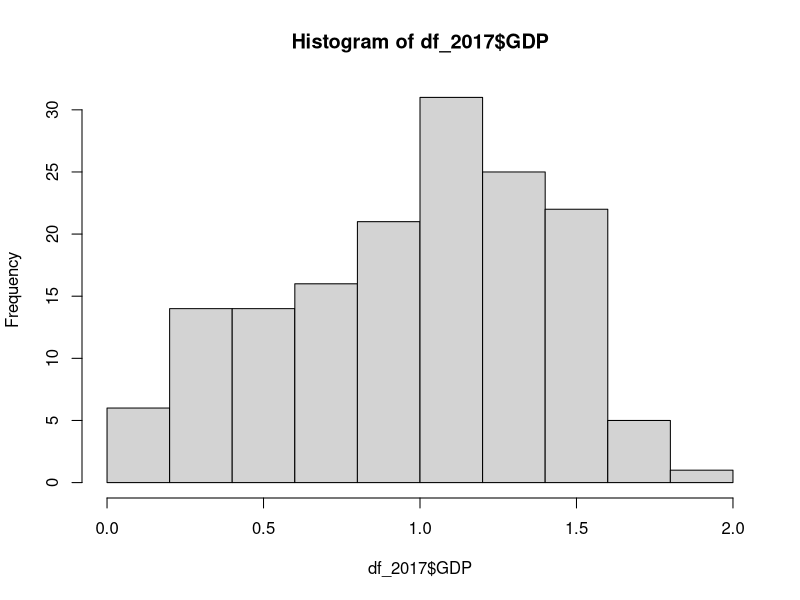
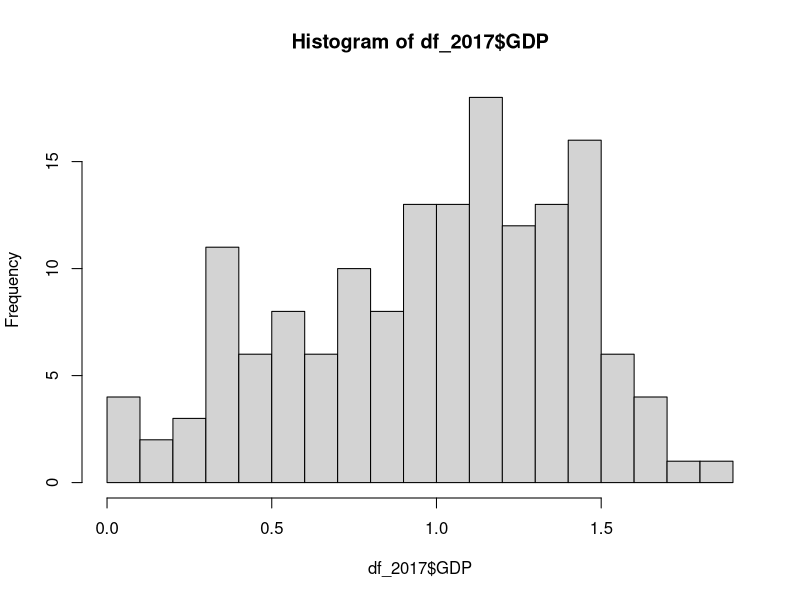
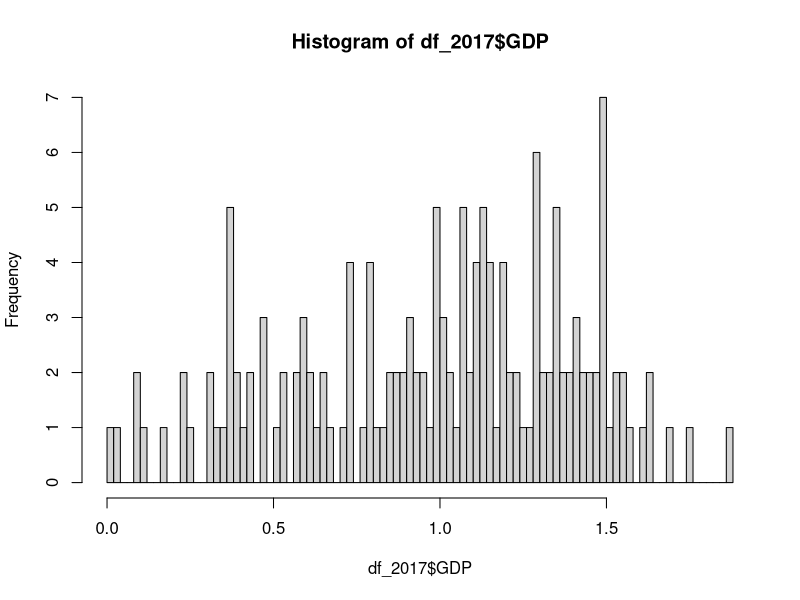
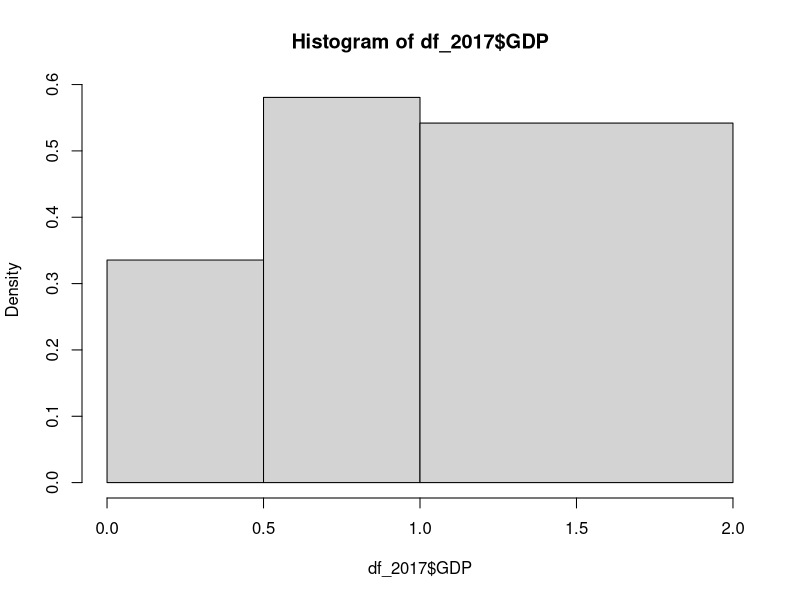
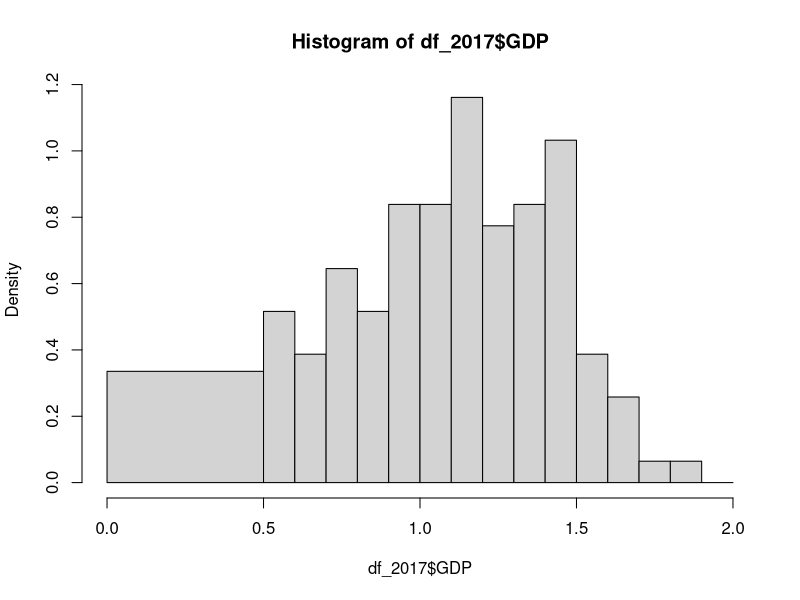
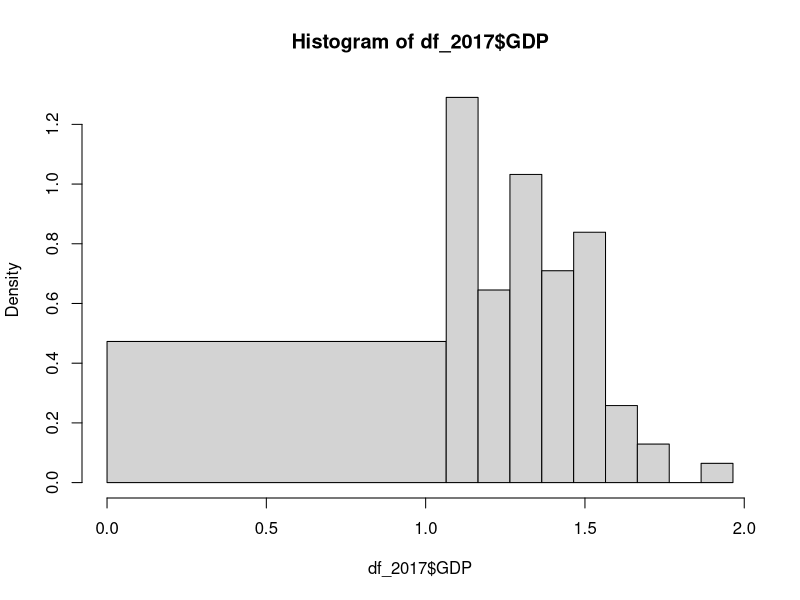
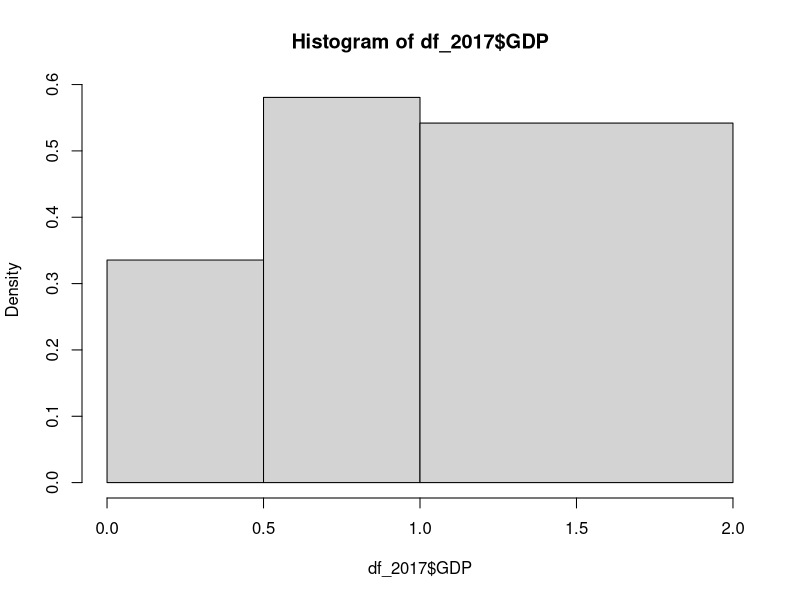
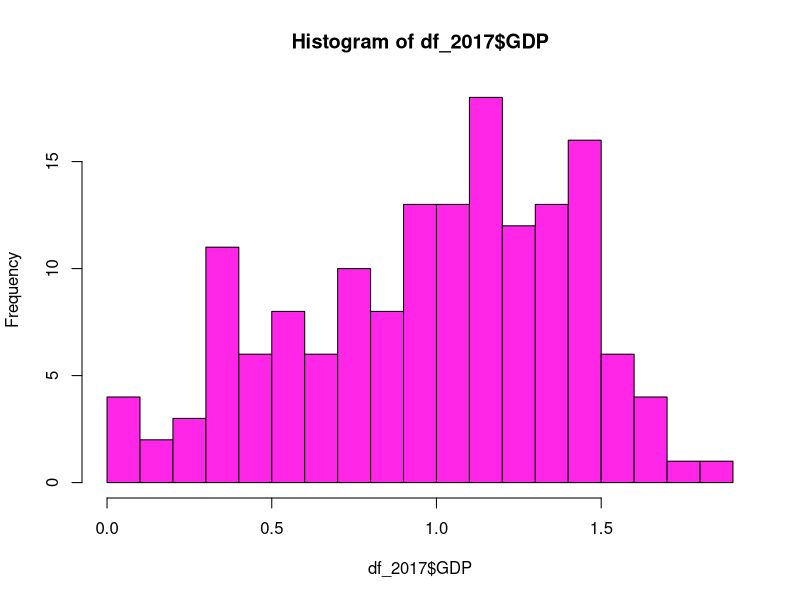

Generate these figures, in order, with R:
# Exploratory graphs
df_happiness <- read.table ("data/world-happinness/world-happiness.csv",
                            header=TRUE, sep=",")
table(df_happiness$country)
## Load the world happiness dataset
# select only year 2017 and save it to df_2017
df_2017 <- df_happiness[df_happiness$year == 2017, ]
df_2017$X <- NULL

summary(df_2017)
str(df_2017)
head(df_2017)

table(df_2017$country)

# Historam ------
hist(df_2017$GDP)


# Defining breaks
hist(df_2017$GDP, breaks = 25)
hist(df_2017$GDP, breaks = 100)

# Specificing custom breaks
breaks <- c(0,0.5,1,2)
hist(df_2017$GDP, breaks = breaks)

hist_break <- c(0, seq(from = 0.5, to = 2.0, by = 0.1))
hist(df_2017$GDP, breaks = hist_break)

hist_breaks <- c(0, seq(median(df_2017$GDP), 2.0, by = 0.1))
hist(df_2017$GDP, breaks = hist_breaks)


hist_breaks <- c(0, 0.5, 1, 2)
hist(df_2017$GDP, breaks = hist_breaks)

# Colors
hist(df_2017$GDP, breaks = 25, col = "#FF26E8")
hist(df_2017$GDP, breaks = 25,
     col = "#FF26E8",
     border = "#6BFF62")

# plot corruption
# select appropriate break number
# select appropriate color for corruption histogram
hist(df_2017$corruption, breaks=15, col="red", border="white")
hist(df_2017$corruption, breaks = 35,
     col = "#D13E3E",
     border = "#AFA7A7")
hist(df_2017$social_support, breaks=35, col="white", border="purple",
     main ="Social Support")


df_2017$country[df_2017$corruption < .05]

# Changing axis labels
hist(df_2017$corruption, breaks=15, col="red",
     border="white", main = "Histogram of corruption",
     xlab = "How much corruption affect happiness in the state",
     ylab="")

# limiting what is shown
hist(df_2017$corruption, breaks = 35,
     col = "#D13E3E",border = "#AFA7A7", xlim = c(0.2, 1))

hist(df_2017$corruption, xlim = c(0.2*0.9, max(df_2017$corruption)*1.1))

# Histogram with density lines
hist(df_2017$corruption, probability = TRUE, breaks=35)
lines(density(df_2017$corruption))


## Create a histogram of scores
# add density line
# set the axes correctly
hist(df_2017$score, breaks = 15, col = "white", probability = TRUE, 
     main = "Histogram of score distribution", xlab= " happiness score",
     ylab ="")
lines(density(df_2017$score))

## Boxplots --------
boxplot(df_2017$GDP)

# Setting names
boxplot(df_2017$GDP, df_2017$generosity, df_2017$health,
        xlab = "values", names=c("GDP", "generosity", "health"))

# defining colors
boxplot(df_2017$GDP, df_2017$generosity, df_2017$health,
        xlab = "values", names=c("GDP", "generosity", "health"),
        col = c("green", "red", "blue"))

# FORMULA
boxplot(df_happiness$GDP~df_happiness$year)

boxplot(df_2017$GDP~(df_2017$corruption > 0.3),
        names=c("Does not have corruption", "Has large corruption"),
        xlab = "", ylab="GDP",
        main = "GDP based on corruption in the country")

## Scatter plots (point charts) --------
plot(df_2017$freedom, df_2017$corruption)

# points vs line
plot(rownames(datasets::airquality),
     datasets::airquality$Temp, type="p",
     xlab= "Observation", ylab = "Temperature")

plot(rownames(datasets::airquality),
     datasets::airquality$Temp, type="l",
     xlab= "Observation", ylab = "Temperature")

## Select data for your country from df happiness
df_czech <- df_happiness[df_happiness$country=="Czech Republic",]
plot(df_czech$score~df_czech$year, type="l", xlab="",
     ylab="", main="Czech happiness score 2015-2019", 
     ylim = c(2,8), col="red", lwd=3)
points(df_czech$score~df_czech$year, pch=6, cex=2, col="red")
df_sweden <- df_happiness[df_happiness$country=="Sweden",]
## Type of points
#?points
points(df_sweden$score~df_sweden$year, pch=12, cex=2, col="blue")

lines(df_sweden$score~df_sweden$year, col="blue", lwd=3)

## PAIRS -----
#pairs
pairs
pairs(df_2017[, c("GDP", "social_support", "health")])
pairs(df_2017[, 3:9])

## Adding regression lines------
lm_score_gdp <- lm(df_2017$score ~ df_2017$GDP)
summary(lm_score_gdp)

plot(df_2017$GDP, df_2017$score, main = "Some title", xlab="GDP")
abline(lm_score_gdp, col="blue", lwd=5)

## Create a scatter plot of GDP on x axis and score on Y axis for year 2017
# Add "red" points to the plot for the year 2018

## Bar charts ------
barplot(table(df_happiness$year))

barplot(table(df_2017$score > 5),
        main="Countries scoring above 5",
        names=c("Below 5", "Above 5"))

## Adding legends -------
plot(df_2017$GDP, df_2017$score, pch=10,
     xlab = "GDP", ylab="Score", col="blue")
df_2018 <- df_happiness[df_happiness$year == 2018, ]
lm_score_gdp_2017 <- lm(score ~ GDP, data = df_2017)
lm_score_gdp_2018 <- lm(score ~ GDP, data = df_2018)
points(df_2018$GDP, df_2018$score, col="red", pch=2)
abline(lm_score_gdp_2017)
abline(lm_score_gdp_2018, col="red")
legend("topleft", pch = c(10,2),
       col = c("blue", "red"), legend = c("2017", "2018"),
       cex = 1)

# Multiple plots -----
#' par defines a new canvas on which to draw with defined number of rows and
#' columns. The first created plot and anything added to it is going on the 
#' first plot and any plot and additions (lines, points etc.) on the second
par(mfrow = c(1,2)) # first two plots are going to be next to each other

## PLOT 1
hist(df_2017$GDP, breaks = 35)

## PLOT 2
plot(df_2017$GDP, df_2017$score, main = "Some title", xlab="GDP")
abline(lm_score_gdp, col="blue", lwd=5)

#par(mfrow = c(1,2)) # first two plots are going to be next to each other

## Common title multiple plots -----
#' SETTING outer margin for the text to fit
#' OMA sets the margins for the bottom, left, top and right sides
#' oma=c(0,0,2,0) adds top margin of 2 units so we can fit the mtext in there
par(mfrow = c(2,1), oma=c(0,0,2,0)) # plots are going to be on top of each other (2 rows, 1 column)
mtext("Effect of social support on Score", outer = TRUE, cex = 2, padj = 1)

## PLOT 1
hist(df_2017$GDP, breaks = 35)

## PLOT 2
plot(df_2017$GDP, df_2017$score, main = "Some title", xlab="GDP")
abline(lm_score_gdp, col="blue", lwd=5)
